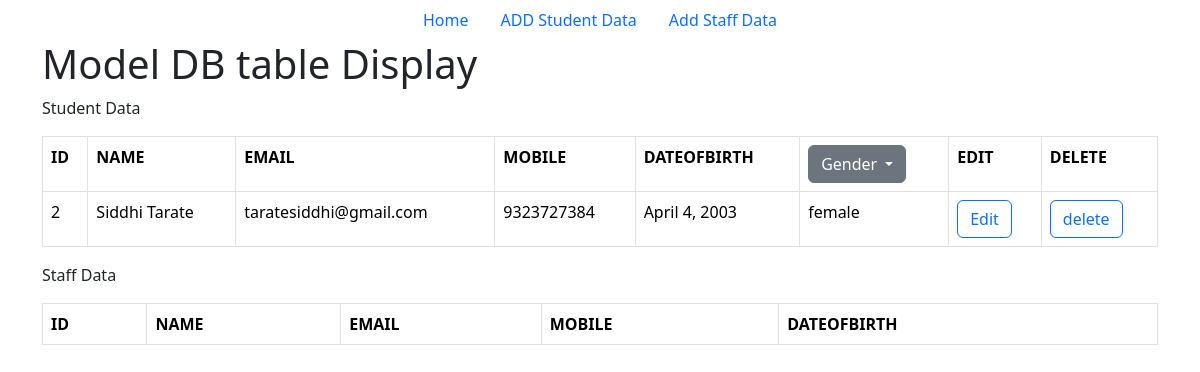
/search_female/, run on the app's committed database.
### ModelApp/models.py (models this page shows)
class Student(models.Model):
    id = models.IntegerField(primary_key=True)
    name = models.CharField(max_length=50)
    email = models.EmailField()
    mobile = models.BigIntegerField()
    dob = models.DateField()
    gen = [
        ("male","Male"),
        ("female","Female"),
        ("others","Others")
    ]
    gender = models.CharField(max_length=10,choices=gen,default="others")
    def __str__(self):
         return f'{self.name} {self.email}'

### ModelApp/views.py (the view)
# urls.py: path('search_female/',views.search_female, name="search_female"),
def search_female(req):
    data = Student.objects.filter(gender__iexact = "female")
    return render(req, "index.html",{"student":data})

### ModelApp/templates/index.html (shortened to what this page needs)
{% include 'base.html' %}
<!DOCTYPE html>
<html lang="en">
<head>
    <link href="https://cdn.jsdelivr.net/npm/bootstrap@5.3.3/dist/css/bootstrap.min.css" rel="stylesheet">
</head>
<body>
    <div class="container">
        <h1>Model DB table Display</h1>
        <p>Student Data</p>
        <table class="table table-bordered">
            <tr>
                <th>ID</th>
                <th>NAME</th>
                <th>EMAIL</th>
                <th>MOBILE</th>
                <th>DATEOFBIRTH</th>
                <th><div class="dropdown">
                    <button class="btn btn-secondary dropdown-toggle" type="button" data-bs-toggle="dropdown" aria-expanded="false">
                      Gender
                    </button>
                  </div></th>
                <th>EDIT</th>
                <th>DELETE</th>
            </tr>
            {% for x in student%}
            <tr>
                <td>{{x.id}}</td>
                <td>{{x.name}}</td>
                <td>{{x.email}}</td>
                <td>{{x.mobile}}</td>
                <td>{{x.dob}}</td>
                <td>{{x.gender}}</td>
                <td><a href="edit/{{x.id}}"><button class="btn btn-outline-primary">Edit</button></a></td>
                <td><a href="{%url 'delete' x.id %}"><button class="btn btn-outline-primary">delete</button></a></td>
            </tr>
            {% endfor %}
        </table>
        <p>Staff Data</p>
        <table class="table table-bordered">
            <tr>
                <th>ID</th>
                <th>NAME</th>
                <th>EMAIL</th>
                <th>MOBILE</th>
                <th>DATEOFBIRTH</th>
            </tr>
        </table>
    </div>
</body>
</html>

### data on the page
Student: id "2", name "Siddhi Tarate", email "taratesiddhi@gmail.com", mobile "9323727384", dob "April 4, 2003", gender "female"
